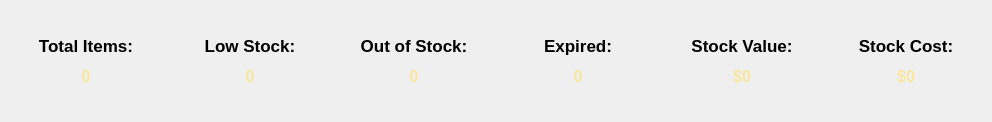
                <widget class="QWidget" name="header_widget" native="true">
                 <layout class="QHBoxLayout" name="horizontalLayout_6">
                  <property name="spacing">
                   <number>14</number>
                  </property>
                  <item>
                   <widget class="QWidget" name="widget_5" native="true">
                    <property name="minimumSize">
                     <size>
                      <width>150</width>
                      <height>100</height>
                     </size>
                    </property>
                    <layout class="QGridLayout" name="gridLayout_4">
                     <property name="leftMargin">
                      <number>0</number>
                     </property>
                     <property name="topMargin">
                      <number>0</number>
                     </property>
                     <property name="rightMargin">
                      <number>0</number>
                     </property>
                     <property name="bottomMargin">
                      <number>0</number>
                     </property>
                     <property name="spacing">
                      <number>0</number>
                     </property>
                     <item row="0" column="0">
                      <layout class="QVBoxLayout" name="verticalLayout_4">
                       <property name="spacing">
                        <number>0</number>
                       </property>
                       <property name="leftMargin">
                        <number>5</number>
                       </property>
                       <property name="topMargin">
                        <number>20</number>
                       </property>
                       <property name="rightMargin">
                        <number>5</number>
                       </property>
                       <property name="bottomMargin">
                        <number>20</number>
                       </property>
                       <item>
                        <widget class="QLabel" name="current_stock_header_lbl_3">
                         <property name="minimumSize">
                          <size>
                           <width>140</width>
                           <height>20</height>
                          </size>
                         </property>
                         <property name="maximumSize">
                          <size>
                           <width>16777215</width>
                           <height>16777215</height>
                          </size>
                         </property>
                         <property name="font">
                          <font>
                           <pointsize>13</pointsize>
                           <bold>true</bold>
                          </font>
                         </property>
                         <property name="styleSheet">
                          <string notr="true"/>
                         </property>
                         <property name="text">
                          <string>Total Items:</string>
                         </property>
                         <property name="alignment">
                          <set>Qt::AlignmentFlag::AlignCenter</set>
                         </property>
                        </widget>
                       </item>
                       <item>
                        <widget class="QLabel" name="total_items_lbl">
                         <property name="minimumSize">
                          <size>
                           <width>140</width>
                           <height>20</height>
                          </size>
                         </property>
                         <property name="maximumSize">
                          <size>
                           <width>16777215</width>
                           <height>16777215</height>
                          </size>
                         </property>
                         <property name="font">
                          <font>
                           <pointsize>12</pointsize>
                           <italic>false</italic>
                           <bold>true</bold>
                           <underline>false</underline>
                          </font>
                         </property>
                         <property name="styleSheet">
                          <string notr="true">color: #F9E79F	</string>
                         </property>
                         <property name="text">
                          <string>0</string>
                         </property>
                         <property name="alignment">
                          <set>Qt::AlignmentFlag::AlignCenter</set>
                         </property>
                        </widget>
                       </item>
                      </layout>
                     </item>
                    </layout>
                   </widget>
                  </item>
                  <item>
                   <widget class="QWidget" name="widget_6" native="true">
                    <property name="minimumSize">
                     <size>
                      <width>150</width>
                      <height>100</height>
                     </size>
                    </property>
                    <layout class="QGridLayout" name="gridLayout_14">
                     <property name="leftMargin">
                      <number>0</number>
                     </property>
                     <property name="topMargin">
                      <number>0</number>
                     </property>
                     <property name="rightMargin">
                      <number>0</number>
                     </property>
                     <property name="bottomMargin">
                      <number>0</number>
                     </property>
                     <item row="0" column="0">
                      <layout class="QVBoxLayout" name="verticalLayout_9">
                       <property name="spacing">
                        <number>0</number>
                       </property>
                       <property name="leftMargin">
                        <number>5</number>
                       </property>
                       <property name="topMargin">
                        <number>20</number>
                       </property>
                       <property name="rightMargin">
                        <number>5</number>
                       </property>
                       <property name="bottomMargin">
                        <number>20</number>
                       </property>
                       <item>
                        <widget class="QLabel" name="reorder_header_lbl_3">
                         <property name="minimumSize">
                          <size>
                           <width>140</width>
                           <height>20</height>
                          </size>
                         </property>
                         <property name="font">
                          <font>
                           <pointsize>13</pointsize>
                           <bold>true</bold>
                          </font>
                         </property>
                         <property name="text">
                          <string>Low Stock:</string>
                         </property>
                         <property name="alignment">
                          <set>Qt::AlignmentFlag::AlignCenter</set>
                         </property>
                        </widget>
                       </item>
                       <item>
                        <widget class="QLabel" name="low_stock_lbl">
                         <property name="minimumSize">
                          <size>
                           <width>140</width>
                           <height>20</height>
                          </size>
                         </property>
                         <property name="font">
                          <font>
                           <pointsize>12</pointsize>
                           <bold>true</bold>
                          </font>
                         </property>
                         <property name="styleSheet">
                          <string notr="true">color: #F9E79F</string>
                         </property>
                         <property name="text">
                          <string>0</string>
                         </property>
                         <property name="alignment">
                          <set>Qt::AlignmentFlag::AlignCenter</set>
                         </property>
                        </widget>
                       </item>
                      </layout>
                     </item>
                    </layout>
                   </widget>
                  </item>
                  <item>
                   <widget class="QWidget" name="widget_4" native="true">
                    <property name="minimumSize">
                     <size>
                      <width>150</width>
                      <height>100</height>
                     </size>
                    </property>
                    <layout class="QGridLayout" name="gridLayout_8">
                     <property name="leftMargin">
                      <number>0</number>
                     </property>
                     <property name="topMargin">
                      <number>0</number>
                     </property>
                     <property name="rightMargin">
                      <number>0</number>
                     </property>
                     <property name="bottomMargin">
                      <number>0</number>
                     </property>
                     <property name="spacing">
                      <number>0</number>
                     </property>
                     <item row="0" column="0">
                      <layout class="QVBoxLayout" name="verticalLayout_11">
                       <property name="spacing">
                        <number>0</number>
                       </property>
                       <property name="leftMargin">
                        <number>5</number>
                       </property>
                       <property name="topMargin">
                        <number>20</number>
                       </property>
                       <property name="rightMargin">
                        <number>5</number>
                       </property>
                       <property name="bottomMargin">
                        <number>20</number>
                       </property>
                       <item>
                        <widget class="QLabel" name="out_of_stock_header_lbl_3">
                         <property name="minimumSize">
                          <size>
                           <width>140</width>
                           <height>20</height>
                          </size>
                         </property>
                         <property name="font">
                          <font>
                           <pointsize>13</pointsize>
                           <bold>true</bold>
                          </font>
                         </property>
                         <property name="text">
                          <string>Out of Stock:</string>
                         </property>
                         <property name="alignment">
                          <set>Qt::AlignmentFlag::AlignCenter</set>
                         </property>
                        </widget>
                       </item>
                       <item>
                        <widget class="QLabel" name="out_of_stock_lb">
                         <property name="minimumSize">
                          <size>
                           <width>140</width>
                           <height>20</height>
                          </size>
                         </property>
                         <property name="font">
                          <font>
                           <pointsize>12</pointsize>
                           <bold>true</bold>
                          </font>
                         </property>
                         <property name="styleSheet">
                          <string notr="true">color: #F9E79F</string>
                         </property>
                         <property name="text">
                          <string>0</string>
                         </property>
                         <property name="alignment">
                          <set>Qt::AlignmentFlag::AlignCenter</set>
                         </property>
                        </widget>
                       </item>
                      </layout>
                     </item>
                    </layout>
                   </widget>
                  </item>
                  <item>
                   <widget class="QWidget" name="widget_7" native="true">
                    <property name="minimumSize">
                     <size>
                      <width>150</width>
                      <height>100</height>
                     </size>
                    </property>
                    <layout class="QGridLayout" name="gridLayout_9">
                     <property name="leftMargin">
                      <number>0</number>
                     </property>
                     <property name="topMargin">
                      <number>0</number>
                     </property>
                     <property name="rightMargin">
                      <number>0</number>
                     </property>
                     <property name="bottomMargin">
                      <number>0</number>
                     </property>
                     <property name="spacing">
                      <number>0</number>
                     </property>
                     <item row="0" column="0">
                      <layout class="QVBoxLayout" name="verticalLayout_12">
                       <property name="spacing">
                        <number>0</number>
                       </property>
                       <property name="leftMargin">
                        <number>5</number>
                       </property>
                       <property name="topMargin">
                        <number>20</number>
                       </property>
                       <property name="rightMargin">
                        <number>5</number>
                       </property>
                       <property name="bottomMargin">
                        <number>20</number>
                       </property>
                       <item>
                        <widget class="QLabel" name="expired_header_lbl_3">
                         <property name="minimumSize">
                          <size>
                           <width>140</width>
                           <height>20</height>
                          </size>
                         </property>
                         <property name="font">
                          <font>
                           <pointsize>13</pointsize>
                           <bold>true</bold>
                          </font>
                         </property>
                         <property name="text">
                          <string>Expired:</string>
                         </property>
                         <property name="alignment">
                          <set>Qt::AlignmentFlag::AlignCenter</set>
                         </property>
                        </widget>
                       </item>
                       <item>
                        <widget class="QLabel" name="expired_lbl">
                         <property name="minimumSize">
                          <size>
                           <width>140</width>
                           <height>20</height>
                          </size>
                         </property>
                         <property name="font">
                          <font>
                           <pointsize>12</pointsize>
                           <bold>true</bold>
                          </font>
                         </property>
                         <property name="styleSheet">
                          <string notr="true">color: #F9E79F</string>
                         </property>
                         <property name="text">
                          <string>0</string>
                         </property>
                         <property name="alignment">
                          <set>Qt::AlignmentFlag::AlignCenter</set>
                         </property>
                        </widget>
                       </item>
                      </layout>
                     </item>
                    </layout>
                   </widget>
                  </item>
                  <item>
                   <widget class="QWidget" name="widget_2" native="true">
                    <property name="minimumSize">
                     <size>
                      <width>150</width>
                      <height>100</height>
                     </size>
                    </property>
                    <layout class="QGridLayout" name="gridLayout_6">
                     <property name="leftMargin">
                      <number>0</number>
                     </property>
                     <property name="topMargin">
                      <number>0</number>
                     </property>
                     <property name="rightMargin">
                      <number>0</number>
                     </property>
                     <property name="bottomMargin">
                      <number>0</number>
                     </property>
                     <property name="spacing">
                      <number>0</number>
                     </property>
                     <item row="0" column="0">
                      <layout class="QVBoxLayout" name="verticalLayout_6">
                       <property name="spacing">
                        <number>0</number>
                       </property>
                       <property name="leftMargin">
                        <number>5</number>
                       </property>
                       <property name="topMargin">
                        <number>20</number>
                       </property>
                       <property name="rightMargin">
                        <number>5</number>
                       </property>
                       <property name="bottomMargin">
                        <number>20</number>
                       </property>
                       <item>
                        <widget class="QLabel" name="stock_header_lbl_3">
                         <property name="minimumSize">
                          <size>
                           <width>140</width>
                           <height>20</height>
                          </size>
                         </property>
                         <property name="maximumSize">
                          <size>
                           <width>16777215</width>
                           <height>16777215</height>
                          </size>
                         </property>
                         <property name="font">
                          <font>
                           <pointsize>13</pointsize>
                           <bold>true</bold>
                          </font>
                         </property>
                         <property name="text">
                          <string>Stock Value:</string>
                         </property>
                         <property name="alignment">
                          <set>Qt::AlignmentFlag::AlignCenter</set>
                         </property>
                        </widget>
                       </item>
                       <item>
                        <widget class="QLabel" name="stock_value_lbl">
                         <property name="minimumSize">
                          <size>
                           <width>140</width>
                           <height>20</height>
                          </size>
                         </property>
                         <property name="font">
                          <font>
                           <pointsize>12</pointsize>
                           <italic>false</italic>
                           <bold>true</bold>
                          </font>
                         </property>
                         <property name="styleSheet">
                          <string notr="true">color: #F9E79F</string>
                         </property>
                         <property name="text">
                          <string>$0</string>
                         </property>
                         <property name="alignment">
                          <set>Qt::AlignmentFlag::AlignCenter</set>
                         </property>
                        </widget>
                       </item>
                      </layout>
                     </item>
                    </layout>
                   </widget>
                  </item>
                  <item>
                   <widget class="QWidget" name="widget_3" native="true">
                    <property name="minimumSize">
                     <size>
                      <width>150</width>
                      <height>100</height>
                     </size>
                    </property>
                    <layout class="QGridLayout" name="gridLayout_7">
                     <property name="leftMargin">
                      <number>0</number>
                     </property>
                     <property name="topMargin">
                      <number>0</number>
                     </property>
                     <property name="rightMargin">
                      <number>0</number>
                     </property>
                     <property name="bottomMargin">
                      <number>0</number>
                     </property>
                     <property name="spacing">
                      <number>0</number>
                     </property>
                     <item row="0" column="0">
                      <layout class="QVBoxLayout" name="verticalLayout_8">
                       <property name="spacing">
                        <number>0</number>
                       </property>
                       <property name="leftMargin">
                        <number>5</number>
                       </property>
                       <property name="topMargin">
                        <number>20</number>
                       </property>
                       <property name="rightMargin">
                        <number>5</number>
                       </property>
                       <property name="bottomMargin">
                        <number>20</number>
                       </property>
                       <item>
                        <widget class="QLabel" name="stock_cost_header_lbl_3">
                         <property name="minimumSize">
                          <size>
                           <width>140</width>
                           <height>20</height>
                          </size>
                         </property>
                         <property name="font">
                          <font>
                           <pointsize>13</pointsize>
                           <bold>true</bold>
                          </font>
                         </property>
                         <property name="text">
                          <string>Stock Cost:</string>
                         </property>
                         <property name="alignment">
                          <set>Qt::AlignmentFlag::AlignCenter</set>
                         </property>
                        </widget>
                       </item>
                       <item>
                        <widget class="QLabel" name="stock_cost_lbl">
                         <property name="minimumSize">
                          <size>
                           <width>140</width>
                           <height>20</height>
                          </size>
                         </property>
                         <property name="font">
                          <font>
                           <pointsize>12</pointsize>
                           <bold>true</bold>
                          </font>
                         </property>
                         <property name="styleSheet">
                          <string notr="true">color: #F9E79F</string>
                         </property>
                         <property name="text">
                          <string>$0</string>
                         </property>
                         <property name="alignment">
                          <set>Qt::AlignmentFlag::AlignCenter</set>
                         </property>
                        </widget>
                       </item>
                      </layout>
                     </item>
                    </layout>
                   </widget>
                  </item>
                 </layout>
                </widget>
